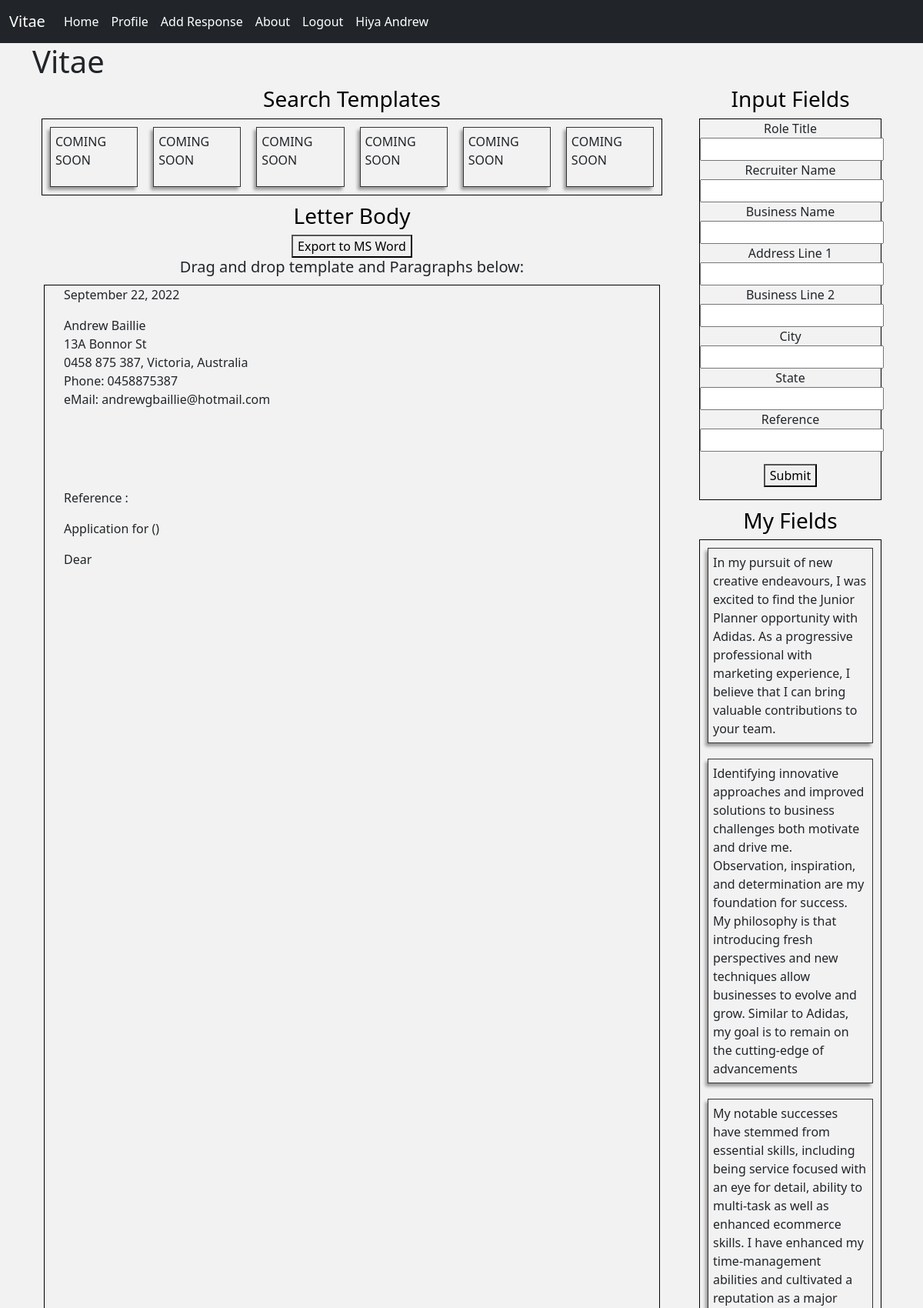
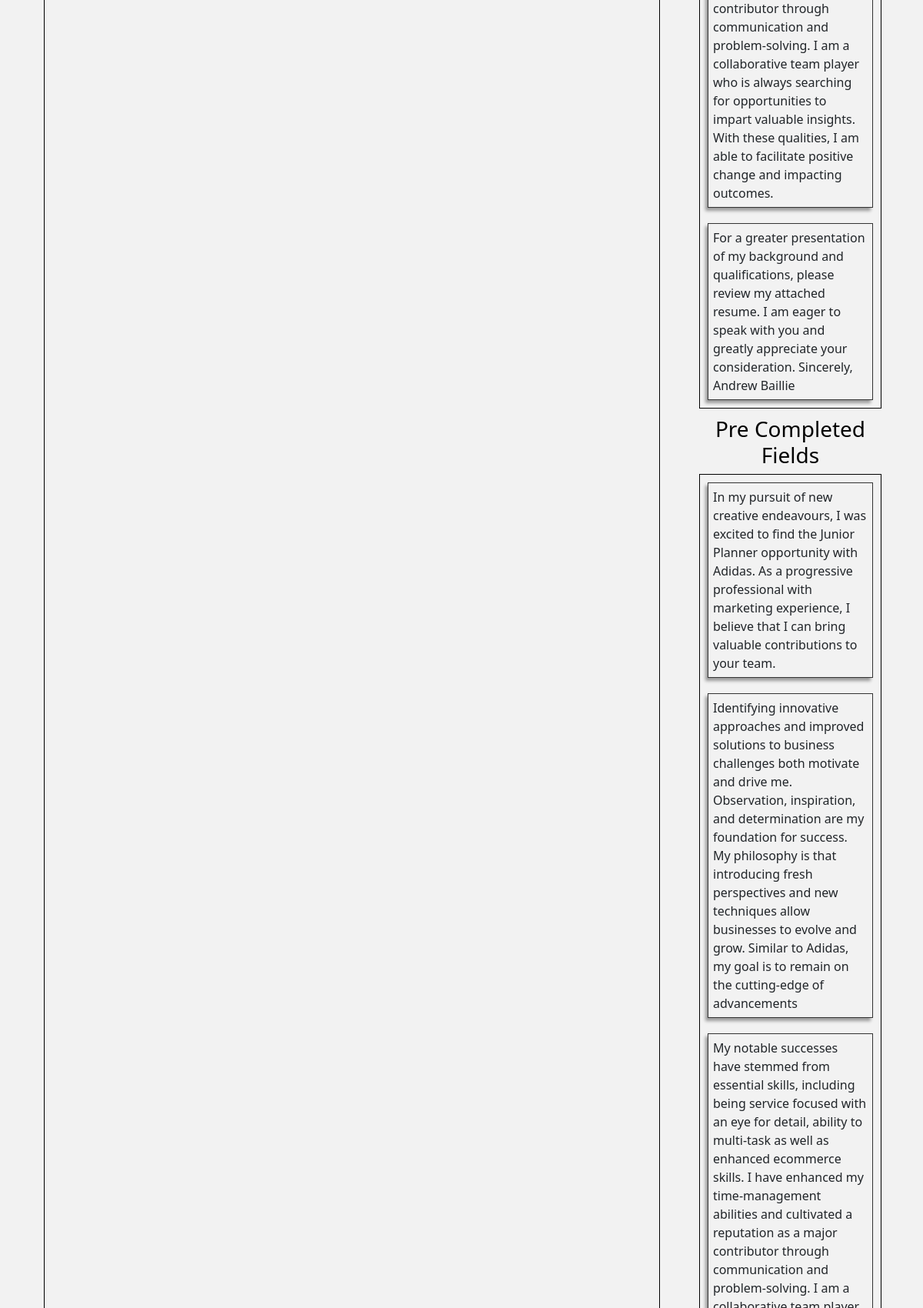
Screenshot of / (signed in, upper part) with the database file from the repository (2 pictures, top to bottom).
### authenticate/models.py (models this page shows, shortened)
class User(AbstractUser):
    address_1 = models.CharField(max_length=256)
    address_2 = models.CharField(max_length=256, blank=True)
    suburb = models.CharField(max_length=100)
    postcode = models.CharField(max_length=10)
    state = models.CharField(max_length=100)
    country = models.CharField(max_length=100)
    phone = models.CharField(max_length=20)
    class Meta:
        verbose_name = 'User'
        verbose_name_plural = 'Users'

class Response(models.Model):
    user = models.ForeignKey(User, on_delete=models.CASCADE)
    title = models.CharField(max_length=256)
    content = models.TextField()
    category = models.CharField(max_length=100, choices=categories, default="Other")
    tags = models.CharField(max_length=100, blank=True, null=True)
    class Meta:
        verbose_name = 'Response'
        verbose_name_plural = 'Responses'

### authenticate/views.py (the view)
# urls.py: path('', views.home, name='home'),
def home(request):
    contents = None
    if request.user.is_authenticated:
        contents = Response.objects.filter(user=request.user)
    return render(request, 'authenticate/home.html', context = {
        'contents': contents
        })

### authenticate/templates/authenticate/home.html (shortened to what this page needs)
{% extends 'authenticate/base.html' %}
{% load static %}
{% block css %}
<link rel="stylesheet" type="text/css" href="{% static 'authenticate/style.css' %}">
{% endblock css %}
{% block content %}
<h1 class="ml-5 pl-5">Vitae</h1>
<div class="row">
    <div class="col-sm-9">
        <div class="container-fluid">
            <h3 class="text-center">Search Templates</h3>
            <div class="row">
                <div class="col">
                    <div class="draggable-item-container" style="display: flex" ondrop="drop(event)"
                        ondragover="allowDrop(event)">
                        <p id="p1" class="draggable" draggable="false" ondragstart="drag(event)">
                            COMING SOON
                        </p>
                        <p id="p2" class="draggable" draggable="false" ondragstart="drag(event)">
                            COMING SOON
                        </p>
                        <p id="p3" class="draggable" draggable="false" ondragstart="drag(event)">
                            COMING SOON
                        </p>
                        <p id="p2" class="draggable" draggable="false" ondragstart="drag(event)">
                            COMING SOON
                        </p>
                        <p id="p3" class="draggable" draggable="false" ondragstart="drag(event)">
                            COMING SOON
                        </p>
                        <p id="p3" class="draggable" draggable="false" ondragstart="drag(event)">
                            COMING SOON
                        </p>
                    </div>
                </div>
            </div>
        </div>
        <div class="container-fluid h-100">
            <div class="flex text-center">
                <h3 class="text-center">Letter Body</h3>
                <button onclick="Export2Doc('letterbody','Cover Letter');">Export to MS Word</button>
            </div>
            <h5>
                <center>Drag and drop template and Paragraphs below:</center>
            </h5>
            <div class="row h-100">
                <div class="col h-100">
                    <div id="letterbody" class="draggable-item-container h-100" ondrop="drop(event)"
                        ondragover="allowDrop(event)">
                        <div>
                            {% if user.is_authenticated %}
                            <p id="datepiker"></p>
                            {{ user.first_name }} {{ user.last_name}}</br>
                            {{ user.address_1}}</br>
                            {{ user.suburb}}, {{ user.state}}, {{ user.country}}</br>
                            Phone: {{ user.phone}}</br>
                            eMail: {{ user.email}}</p>
                            <p> <br>
                             <br>
                             <br>
                             </p>
                            <p>Reference : </p>
                            <p>Application for  ()</p>
                            Dear <br />
                            {% endif %}
                        </div>
                    </div>
                </div>
            </div>
        </div>
    </div>
    <div class="col-sm-3">
        <div class="container-fluid">
            <h3 class="text-center">Input Fields</h3>
            <div class="row">
                <div class="col">
                    <div class="draggable-item-container" ondrop="drop(event)" ondragover="allowDrop(event)">
                        <form onsubmit="return false" class="text-center">
                            <label>Role Title</label></br>
                            <input type="text" id="RecRole" name="role_title"></br>
                            <label> Recruiter Name</label></br>
                            <input type="text" id="RecName" name="recruiter_name"></br>
                            <label> Business Name</label></br>
                            <input type="text" id="BusName" name="business_name"></br>
                            <label> Address Line 1</label></br>
                            <input type="text" id="BusAddress1" name="business_address1"></br>
                            <label> Business Line 2</label></br>
                            <input type="text" id="BusAddress2" name="business_address2"></br>
                            <label> City</label></br>
                            <input type="text" id="BusCity" name="business_city"></br>
                            <label> State</label></br>
                            <input type="text" id="BusState" name="business_state"></br>
                            <label> Reference</label></br>
                            <input type="text" id="RefIn" name="reference"></br>
                            <button id="infos" class="mt-3">Submit</button>
                        </form>
                    </div>
                </div>
            </div>
        </div>
        <div class="container-fluid">
            <h3 class="text-center">My Fields</h2>
            <div class="row">
                <div class="col">
                    <div class="draggable-item-container" style="display: flex; flex-direction: column"
                        ondrop="drop(event)" ondragover="allowDrop(event)">
                        {% for item in contents %}
                        <p id="p5" class="draggable" draggable="true" ondragstart="drag(event)">
                            {{ item.content }}
                        </p>
                        {% endfor %}
                    </div>
                </div>
            </div>
        </div>
        <div class="container-fluid">
            <h3 class="text-center">Pre Completed Fields</h2>
            <div class="row">
                <div class="col">
                    <div class="draggable-item-container" style="display: flex; flex-direction: column"
                        ondrop="drop(event)" ondragover="allowDrop(event)">
                        {% for item in contents %}
                        <p id="p5" class="draggable" draggable="true" ondragstart="drag(event)">
                            {{ item.content }}
                        </p>
                        {% endfor %}
                    </div>
                </div>
            </div>
        </div>
    </div>
</div>
{% endblock content %}

### authenticate/templates/authenticate/base.html (shortened to what this page needs)
{% load static %}
<!doctype html>
<html lang="en">
<head>
    <link href="https://cdn.jsdelivr.net/npm/bootstrap@5.2.0-beta1/dist/css/bootstrap.min.css" rel="stylesheet"
>
    <link rel="stylesheet" type="text/css" href="{% static 'authenticate/stylehome.css' %}">
    {% block css %}{% endblock css %}
</head>
<body>
<nav class="navbar navbar-expand-lg navbar-dark bg-dark">
    <div class="container-fluid">
        <a class="navbar-brand" href="{% url 'home' %}">Vitae</a>
        <div class="collapse navbar-collapse" id="navbarSupportedContent">
            <ul class="navbar-nav ml-auto">
                {% if user.is_authenticated %}
                    <li class="nav-item">
                        <a class="nav-link active" href="{% url 'home' %}">Home</a>
                    </li>
                    <li class="nav-item">
                        <a class="nav-link active" href="{% url 'profile' %}">Profile</a>
                    </li>
                    <li class="nav-item">
                        <a class="nav-link active" href="{% url 'response' %}">Add Response</a>
                    </li>
                    <li class="nav-item">
                        <a class="nav-link active" href="{% url 'about' %}">About</a>
                    </li>
                    <li class="nav-item">
                        <a class="nav-link active" href="{% url 'logout' %}">Logout</a>
                    </li>
                    <li class="nav-item">
                        <a class="nav-link active ml-5">Hiya {{ user.first_name }} </a>
                    </li>
                {% endif %}
            </ul>
        </div>
    </div>
</nav>
<div class="container">
    {% block content %}
    {% endblock content %}
</div>
</body>
</html>

### authenticate/static/authenticate/stylehome.css (style rules this page uses)
body { background-color: #f2f2f2; }

### authenticate/static/authenticate/style.css (style rules this page uses)
h3 { color: black; }
#letterbody { height: 620px; margin: 3px; padding-left: 25px; padding-right: 25px; }
.draggable { display: flex; height: auto; cursor: move; border: 1px solid #333; margin: 6px; padding: 6px; overflow: hidden; overflow-y: scroll; box-shadow: -3px 4px 4px rgba(0, 0, 0, 0.37); }

### authenticate/templates/authenticate/home.html (style rules this page uses)
.draggable-item-container { min-height: 100px; border: 1px solid black; margin-bottom: 10px; }
.draggable { margin: 10px; }

### rows the page displays
User: first_name "Andrew", last_name "Baillie", address_1 "13A Bonnor St", suburb "0458 875 387", state "Victoria", country "Australia", phone "0458875387", email "andrewgbaillie@hotmail.com"
Response: content "In my pursuit of new creative endeavours, I was excited to find the Junior Planner opportunity with Adidas. As a progressive professional with marketing experience, I believe that I can bring valuable contributions to your team."
Response: content "Identifying innovative approaches and improved solutions to business challenges both motivate and drive me. Observation, inspiration, and determination are my foundation for success. My philosophy is that introducing fresh perspectives and new techniques allow businesses to evolve and grow. Similar to Adidas, my goal is to remain on the cutting-edge of advancements"
Response: content "My notable successes have stemmed from essential skills, including being service focused with an eye for detail, ability to multi-task as well as enhanced ecommerce skills. I have enhanced my time-management abilities and cultivated a reputation as a major contributor through communication and problem-solving. I am a collaborative team player who is always searching for opportunities to impart valuable insights. With these qualities, I am able to facilitate positive change and impacting outcomes."
Response: content "For a greater presentation of my background and qualifications, please review my attached resume. I am eager to speak with you and greatly appreciate your consideration. Sincerely, Andrew Baillie"
